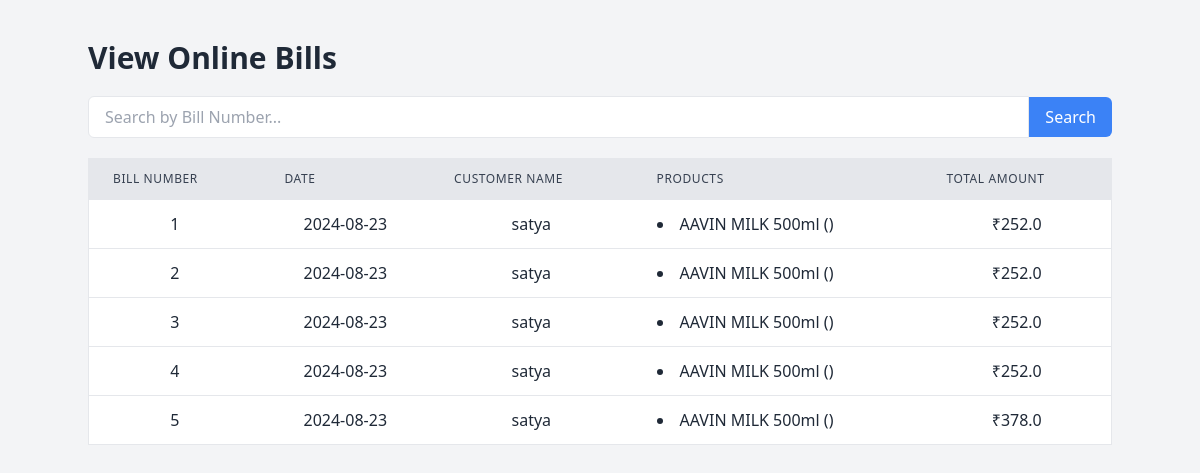
/view_online_bills (signed in), run on the app's committed database.
### models.py (models this page shows, shortened)
class TransactionRecord(db.Model):
    id = db.Column(db.Integer, primary_key=True)
    bill_no = db.Column(db.Integer, unique=True, nullable=False)
    date = db.Column(db.Date, nullable=False, default=datetime.utcnow)
    total_price = db.Column(db.Float, nullable=False)
    billing_mode = db.Column(db.String(10), nullable=False)  # New field to store 'online' or 'offline'
    organisation_id = db.Column(db.Integer, db.ForeignKey('organisation.id'), nullable=False)
    customer_id = db.Column(db.Integer, db.ForeignKey('customer.id'), nullable=True)  # Allow null if no customer info
    items = db.relationship('TransactionItem', backref='transaction', lazy=True)
    customer = db.relationship('Customer', backref='transaction_records')

class Customer(db.Model):
    id = db.Column(db.Integer, primary_key=True)
    name = db.Column(db.String(100), nullable=False)
    phone = db.Column(db.String(50), nullable=False)
    city = db.Column(db.String(100))
    district = db.Column(db.String(100))
    state = db.Column(db.String(100))
    pincode = db.Column(db.String(10))
    email = db.Column(db.String(120))
    flat_no = db.Column(db.String(50))  # New field
    street = db.Column(db.String(150))  # New field
    organisation_id = db.Column(db.Integer, db.ForeignKey('organisation.id'), nullable=False)

class TransactionItem(db.Model):
    id = db.Column(db.Integer, primary_key=True)
    transaction_id = db.Column(db.Integer, db.ForeignKey('transaction_record.id'), nullable=False)
    product_id = db.Column(db.Integer, db.ForeignKey('product.id'), nullable=False)
    quantity = db.Column(db.Integer, nullable=False)
    total_price = db.Column(db.Float, nullable=False)

class Product(db.Model):
    id = db.Column(db.Integer, primary_key=True)
    name = db.Column(db.String(100), nullable=False)
    SKU = db.Column(db.String(50), nullable=False)
    net_price = db.Column(db.Float, nullable=False)
    selling_price = db.Column(db.Float, nullable=False)
    quantity = db.Column(db.Integer, nullable=False)
    seller = db.Column(db.String(100), nullable=False)
    organisation_id = db.Column(db.Integer, db.ForeignKey('organisation.id'), nullable=False)
    category_id = db.Column(db.Integer, db.ForeignKey('product_category.id'), nullable=True)  # Allow null if category not mandatory
    inventory = db.relationship('Inventory', backref='product', lazy=True)

### blueprints/billing.py (the view)
@billing_bp.route('/view_online_bills')
def view_online_bills():
    try:
        organisation_id = session.get('organisation_id')
        if not organisation_id:
            flash('User is not logged in!', 'danger')
            return redirect(url_for('auth.login'))
        bills = TransactionRecord.query.filter_by(organisation_id=organisation_id, billing_mode='online').all()
        customers = {customer.id: customer for customer in Customer.query.all()}
        bill_items = db.session.query(
            TransactionItem,
            Product.name.label('product_name'),
            Product.SKU.label('product_sku')
        ).join(Product, TransactionItem.product_id == Product.id).all()
        bill_items_dict = {}
        for item in bill_items:
            if item.TransactionItem.transaction_id not in bill_items_dict:
                bill_items_dict[item.TransactionItem.transaction_id] = []
            bill_items_dict[item.TransactionItem.transaction_id].append(item)
        return render_template('view_online_bills.html', bills=bills, customers=customers, bill_items_dict=bill_items_dict)
    except Exception as e:
        flash(f"Error: {str(e)}", 'danger')
        return redirect(url_for('billing.view_online_bills'))

### templates/view_online_bills.html (shortened to what this page needs)
<!DOCTYPE html>
<html lang="en">
<head>
    <link href="https://cdn.jsdelivr.net/npm/tailwindcss@2.2.19/dist/tailwind.min.css" rel="stylesheet">
</head>
<body class="bg-gray-100 text-gray-800">
    <div class="container mx-auto mt-10">
        <h1 class="text-3xl font-bold mb-5">View Online Bills</h1>
        <form action="{{ url_for('billing.search_online_bill') }}" method="GET" class="mb-5">
            <div class="flex items-center">
                <input
                    type="text"
                    name="bill_no"
                    placeholder="Search by Bill Number..."
                    class="w-full px-4 py-2 border rounded-l-md focus:outline-none focus:ring-2 focus:ring-blue-500"
                    required
                >
                <button
                    type="submit"
                    class="bg-blue-500 text-white px-4 py-2 rounded-r-md hover:bg-blue-600">
                    Search
                </button>
            </div>
        </form>
        <div class="overflow-x-auto">
            <table class="min-w-full bg-white border border-gray-200">
                <thead>
                    <tr class="bg-gray-200">
                        <th class="py-3 px-6 text-left text-xs font-medium text-gray-700 uppercase tracking-wider border-b">Bill Number</th>
                        <th class="py-3 px-6 text-left text-xs font-medium text-gray-700 uppercase tracking-wider border-b">Date</th>
                        <th class="py-3 px-6 text-left text-xs font-medium text-gray-700 uppercase tracking-wider border-b">Customer Name</th>
                        <th class="py-3 px-6 text-left text-xs font-medium text-gray-700 uppercase tracking-wider border-b">Products</th>
                        <th class="py-3 px-6 text-left text-xs font-medium text-gray-700 uppercase tracking-wider border-b">Total Amount</th>
                    </tr>
                </thead>
                <tbody>
                    {% for bill in bills %}
                    <tr class="hover:bg-gray-100">
                        <td class="py-3 px-6 text-center border-b">{{ bill.bill_no }}</td>
                        <td class="py-3 px-6 text-center border-b">{{ bill.date }}</td>
                        <td class="py-3 px-6 text-center border-b">
                            {% if customers[bill.customer_id] %}
                                {{ customers[bill.customer_id].name }}
                            {% else %}
                                Unknown Customer
                            {% endif %}
                        </td>
                        <td class="py-3 px-6 text-left border-b">
                            <ul class="list-disc list-inside">
                                {% for item in bill_items_dict[bill.id] %}
                                <li>{{ item.product_name }} ({{ item.quantity }})</li>
                                {% endfor %}
                            </ul>
                        </td>
                        <td class="py-3 px-6 text-center border-b">₹{{ bill.total_price }}</td>
                    </tr>
                    {% endfor %}
                </tbody>
            </table>
        </div>
    </div>
</body>
</html>

### data on the page
TransactionRecord: bill_no "1", date "2024-08-23", total_price "252.0"
Customer: name "satya"
TransactionItem: product_name "AAVIN MILK 500ml"
TransactionRecord: bill_no "2", date "2024-08-23", total_price "252.0"
TransactionItem: product_name "AAVIN MILK 500ml"
TransactionRecord: bill_no "3", date "2024-08-23", total_price "252.0"
TransactionItem: product_name "AAVIN MILK 500ml"
TransactionRecord: bill_no "4", date "2024-08-23", total_price "252.0"
TransactionItem: product_name "AAVIN MILK 500ml"
TransactionRecord: bill_no "5", date "2024-08-23", total_price "378.0"
TransactionItem: product_name "AAVIN MILK 500ml"
